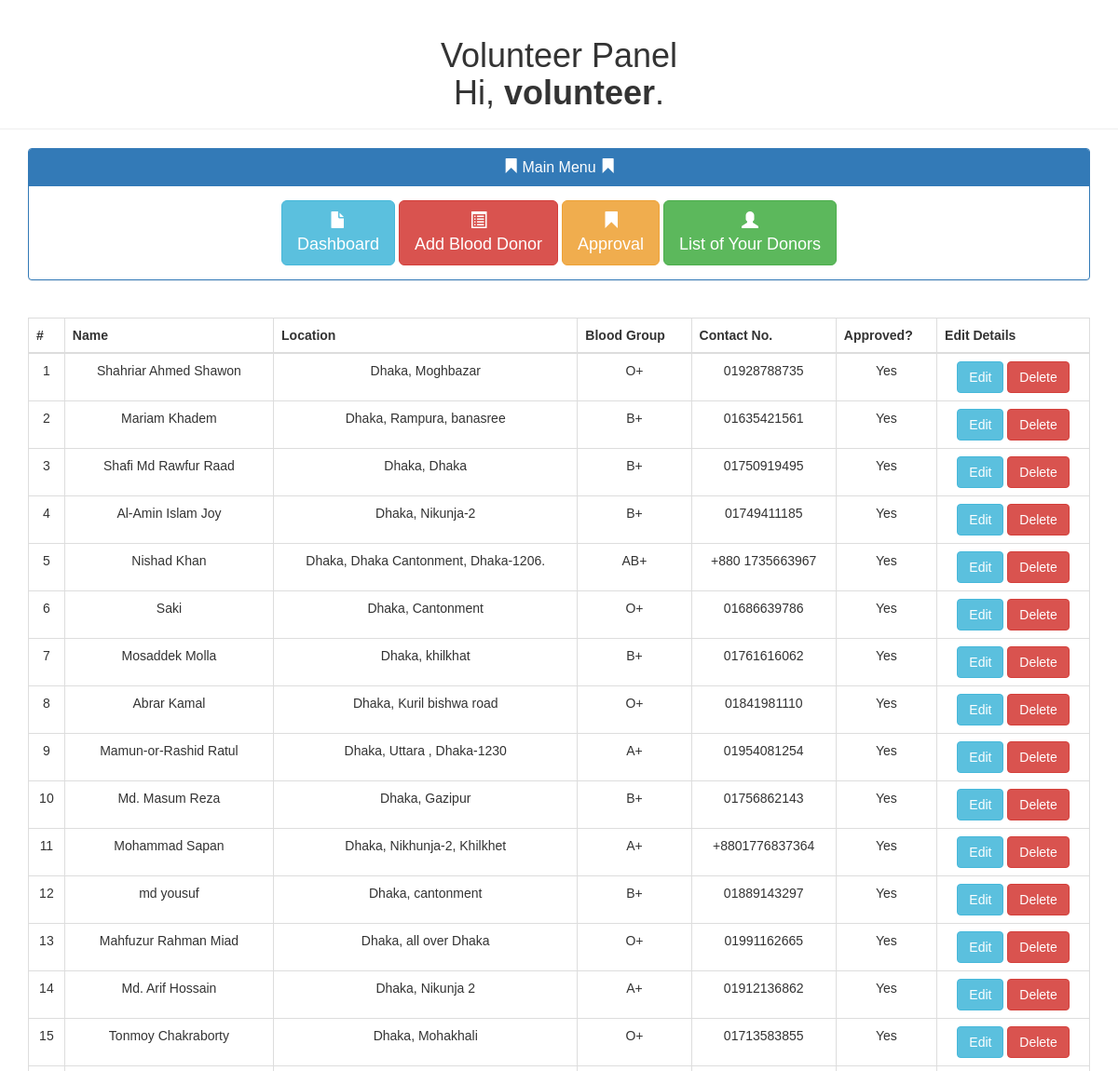
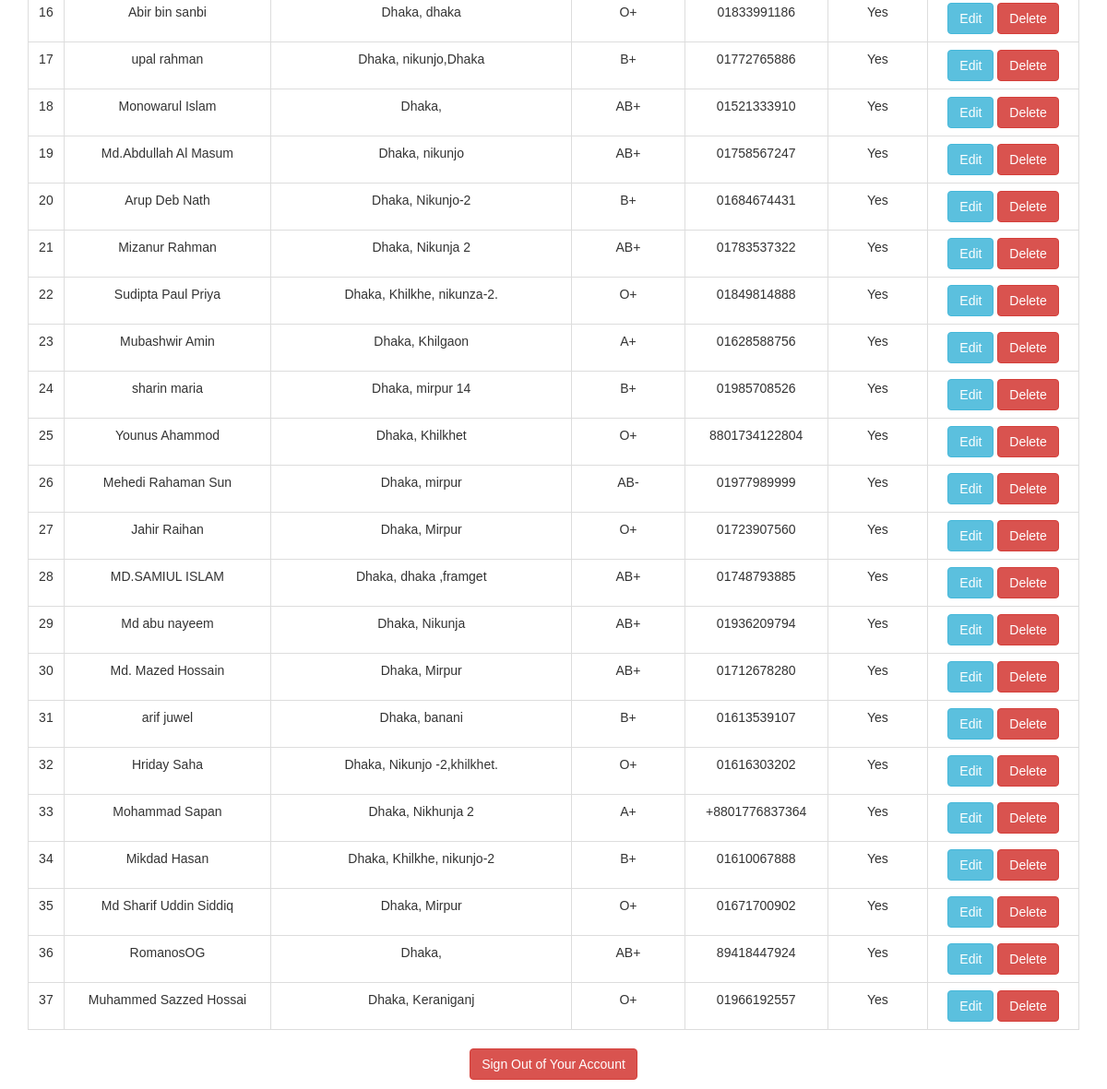
The app's page /donorall.php (signed in) with its own data (2 pictures, top to bottom).
### tables this page shows
CREATE TABLE `sheet1` (
  `id` int(11) NOT NULL,
  `Name` varchar(22) DEFAULT NULL,
  `Password` varchar(10) DEFAULT NULL,
  `DOB` varchar(10) DEFAULT NULL,
  `BloodGroup` varchar(3) DEFAULT NULL,
  `Gender` varchar(10) DEFAULT NULL,
  `City` varchar(25) DEFAULT NULL,
  `Area` varchar(31) DEFAULT NULL,
  `Mobile` varchar(24) DEFAULT NULL,
  `FBID` varchar(100) DEFAULT NULL,
  `EmailAddress` varchar(100) DEFAULT NULL,
  `LastDonated` varchar(13) DEFAULT NULL,
  `Approved` int(1) DEFAULT NULL,
  `Remarks` varchar(25) DEFAULT NULL,
  `Reference` varchar(50) DEFAULT NULL
);

### donorall.php (the view, shortened to what this page needs)
<!DOCTYPE html>
<html lang="en">
  <head>
    <link rel="stylesheet" href="https://maxcdn.bootstrapcdn.com/bootstrap/3.3.7/css/bootstrap.css">
  </head>
  <body>
    <div class="page-header">
      <h1>Volunteer Panel <br/>Hi, <b><?php echo htmlspecialchars($_SESSION['username']); ?></b>. </h1>
    </div>
    <div class="container">
      <div class="row">
        <div class="col-md-12">
          <div class="panel panel-primary">
            <div class="panel-heading">
              <h3 class="panel-title">
              <span class="glyphicon glyphicon-bookmark"></span> Main Menu <span class="glyphicon glyphicon-bookmark"></span></h3>
            </div>
            <div class="panel-body">
              <div class="row">
                <a href="welcome.php" class="btn btn-info btn-lg" role="button"><span class="glyphicon glyphicon-file"></span> <br/>Dashboard</a>
                <a href="add.php" class="btn btn-danger btn-lg" role="button"><span class="glyphicon glyphicon-list-alt"></span> <br/>Add Blood Donor</a>
                <a href="cmod.php" class="btn btn-warning btn-lg" role="button"><span class="glyphicon glyphicon-bookmark"></span> <br/>Approval</a>
                <a href="donorall.php" class="btn btn-success btn-lg" role="button"><span class="glyphicon glyphicon-user"></span> <br/>List of Your Donors</a>
              </div>
            </div>
          </div>
        </div>
      </div>
    </div>
    <div class="px-0">
      <div class="container">
        <div class="row">
          <div class="col-md-12" style="margin-top:20px;">
            <table class="table table-bordered">
              <thead>
                <tr>
                  <th>#</th>
                  <th>Name</th>
                  <th>Location</th>
                  <th>Blood Group</th>
                  <th>Contact No.</th>
                  <th>Approved?</th>
                  <th>Edit Details</th>
                </tr>
              </thead>
              <tbody>
                <?php
                include('database.php');
                $sql="SELECT * FROM sheet1";
                $result = mysqli_query($con, $sql);
                if ($result->num_rows > 0) {
                $i=1;
                while($row = mysqli_fetch_array($result)) {
                ?>
                <tr>
                  <td>
                    <?php
                    echo $i++;
                    ?>
                  </td>
                  <td><?php echo $row["Name"]; ?></td>
                  <td><?php echo $row["City"]; ?>, <?php echo $row["Area"]; ?></td>
                  <td><?php echo $row["BloodGroup"]; ?></td>
                  <td><?php echo $row["Mobile"]; ?></td>
                  <td> <?php if($row["Approved"]==1) printf("Yes"); else printf("No"); ?> </td>
                  <td>
                    <a href="edit.php?id=<?php echo $row["id"]; ?>" class="btn btn-info" role="button">Edit</a>
                    <a href="approve.php?isGood=0&id=<?php echo $row["id"]; ?>" class="btn btn-danger" role="button">Delete</a>
                  </td>
                </tr>
                <?php
                }
                } else {
                echo "0 results";
                }
                ?>
              </tbody>
            </table>
          </div>
        </div>
      </div>
    </div>
    <p><a href="logout.php" class="btn btn-danger">Sign Out of Your Account</a></p>
  </body>
</html>

### donorall.php (style rules this page uses)
body { font: 14px sans-serif; text-align: center; }

### records on screen
sheet1: Name "Shahriar Ahmed Shawon", City "Dhaka", Area "Moghbazar", BloodGroup "O+", Mobile "01928788735", Approved "Yes"
sheet1: Name "Mariam Khadem", City "Dhaka", Area "Rampura, banasree", BloodGroup "B+", Mobile "01635421561", Approved "Yes"
sheet1: Name "Shafi Md Rawfur Raad", City "Dhaka", Area "Dhaka", BloodGroup "B+", Mobile "01750919495", Approved "Yes"
sheet1: Name "Al-Amin Islam Joy", City "Dhaka", Area "Nikunja-2", BloodGroup "B+", Mobile "01749411185", Approved "Yes"
sheet1: Name "Nishad Khan", City "Dhaka", Area "Dhaka Cantonment, Dhaka-1206.", BloodGroup "AB+", Mobile "+880 1735663967", Approved "Yes"
sheet1: Name "Saki", City "Dhaka", Area "Cantonment", BloodGroup "O+", Mobile "01686639786", Approved "Yes"
sheet1: Name "Mosaddek Molla", City "Dhaka", Area "khilkhat", BloodGroup "B+", Mobile "01761616062", Approved "Yes"
sheet1: Name "Abrar Kamal", City "Dhaka", Area "Kuril bishwa road", BloodGroup "O+", Mobile "01841981110", Approved "Yes"
sheet1: Name "Mamun-or-Rashid Ratul", City "Dhaka", Area "Uttara , Dhaka-1230", BloodGroup "A+", Mobile "01954081254", Approved "Yes"
sheet1: Name "Md. Masum Reza", City "Dhaka", Area "Gazipur", BloodGroup "B+", Mobile "01756862143", Approved "Yes"
sheet1: Name "Mohammad Sapan", City "Dhaka", Area "Nikhunja-2, Khilkhet", BloodGroup "A+", Mobile "+8801776837364", Approved "Yes"
sheet1: Name "md yousuf", City "Dhaka", Area "cantonment", BloodGroup "B+", Mobile "01889143297", Approved "Yes"
sheet1: Name "Mahfuzur Rahman Miad", City "Dhaka", Area "all over Dhaka", BloodGroup "O+", Mobile "01991162665", Approved "Yes"
sheet1: Name "Md. Arif Hossain", City "Dhaka", Area "Nikunja 2", BloodGroup "A+", Mobile "01912136862", Approved "Yes"
sheet1: Name "Tonmoy Chakraborty", City "Dhaka", Area "Mohakhali", BloodGroup "O+", Mobile "01713583855", Approved "Yes"
sheet1: Name "Abir bin sanbi", City "Dhaka", Area "dhaka", BloodGroup "O+", Mobile "01833991186", Approved "Yes"
sheet1: Name "upal rahman", City "Dhaka", Area "nikunjo,Dhaka", BloodGroup "B+", Mobile "01772765886", Approved "Yes"
sheet1: Name "Monowarul Islam", City "Dhaka", BloodGroup "AB+", Mobile "01521333910", Approved "Yes"
sheet1: Name "Md.Abdullah Al Masum", City "Dhaka", Area "nikunjo", BloodGroup "AB+", Mobile "01758567247", Approved "Yes"
sheet1: Name "Arup Deb Nath", City "Dhaka", Area "Nikunjo-2", BloodGroup "B+", Mobile "01684674431", Approved "Yes"
sheet1: Name "Mizanur Rahman", City "Dhaka", Area "Nikunja 2", BloodGroup "AB+", Mobile "01783537322", Approved "Yes"
sheet1: Name "Sudipta Paul Priya", City "Dhaka", Area "Khilkhe, nikunza-2.", BloodGroup "O+", Mobile "01849814888", Approved "Yes"
sheet1: Name "Mubashwir Amin", City "Dhaka", Area "Khilgaon", BloodGroup "A+", Mobile "01628588756", Approved "Yes"
sheet1: Name "sharin maria", City "Dhaka", Area "mirpur 14", BloodGroup "B+", Mobile "01985708526", Approved "Yes"
sheet1: Name "Younus Ahammod", City "Dhaka", Area "Khilkhet", BloodGroup "O+", Mobile "8801734122804", Approved "Yes"
sheet1: Name "Mehedi Rahaman Sun", City "Dhaka", Area "mirpur", BloodGroup "AB-", Mobile "01977989999", Approved "Yes"
sheet1: Name "Jahir Raihan", City "Dhaka", Area "Mirpur", BloodGroup "O+", Mobile "01723907560", Approved "Yes"
sheet1: Name "MD.SAMIUL ISLAM", City "Dhaka", Area "dhaka ,framget", BloodGroup "AB+", Mobile "01748793885", Approved "Yes"
sheet1: Name "Md abu nayeem", City "Dhaka", Area "Nikunja", BloodGroup "AB+", Mobile "01936209794", Approved "Yes"
sheet1: Name "Md. Mazed Hossain", City "Dhaka", Area "Mirpur", BloodGroup "AB+", Mobile "01712678280", Approved "Yes"
sheet1: Name "arif juwel", City "Dhaka", Area "banani", BloodGroup "B+", Mobile "01613539107", Approved "Yes"
sheet1: Name "Hriday Saha", City "Dhaka", Area "Nikunjo -2,khilkhet.", BloodGroup "O+", Mobile "01616303202", Approved "Yes"
sheet1: Name "Mohammad Sapan", City "Dhaka", Area "Nikhunja 2", BloodGroup "A+", Mobile "+8801776837364", Approved "Yes"
sheet1: Name "Mikdad Hasan", City "Dhaka", Area "Khilkhe, nikunjo-2", BloodGroup "B+", Mobile "01610067888", Approved "Yes"
sheet1: Name "Md Sharif Uddin Siddiq", City "Dhaka", Area "Mirpur", BloodGroup "O+", Mobile "01671700902", Approved "Yes"
sheet1: Name "RomanosOG", City "Dhaka", BloodGroup "AB+", Mobile "89418447924", Approved "Yes"
sheet1: Name "Muhammed Sazzed Hossai", City "Dhaka", Area "Keraniganj", BloodGroup "O+", Mobile "01966192557", Approved "Yes"

### other values on screen
$_SESSION['username'] "volunteer"
